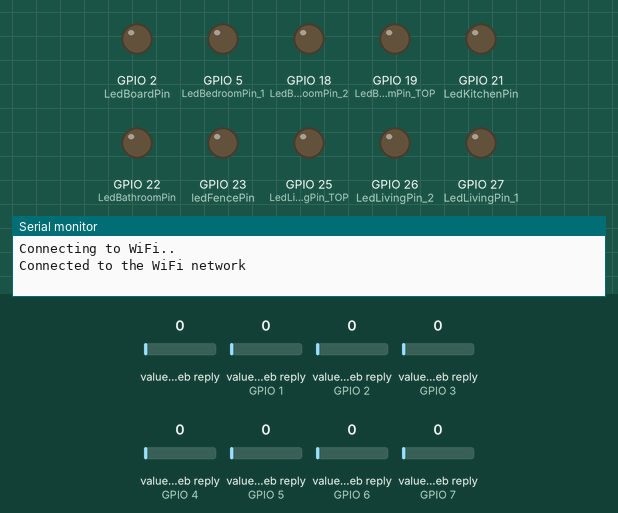
Recording of a sketch running on a simulated ESP32. Parts: output pins drawn as LEDs (lit = HIGH), the last lines printed to the serial monitor. Dashed ring = blinking. The test bench sets the inputs (shaded band); at power-on: value in the web reply (sensors on GPIO 6, GPIO 1, GPIO 2, GPIO 3, GPIO 4, GPIO 5, GPIO 7) 0, value in the web reply 0. WiFi joins after 1.5 s; servers stay silent unless stated; web services answer with replies made up by the test bench.

Above: at 4.0 s.
4.1 s: value in the web reply (sensor on GPIO 6) set to 2
At 8.9 s:
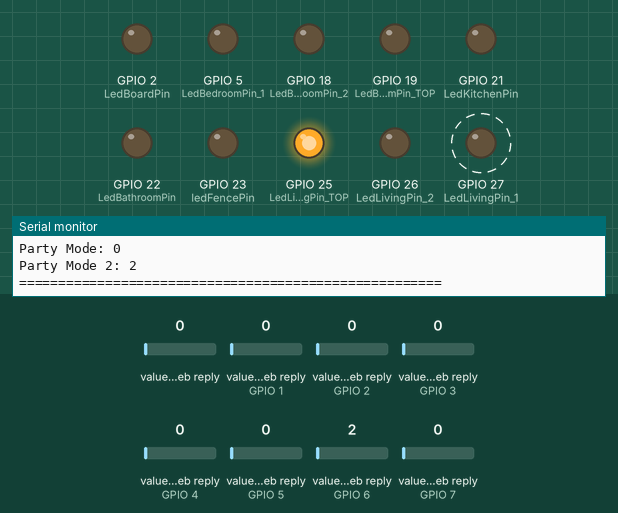
At 9.5 s:
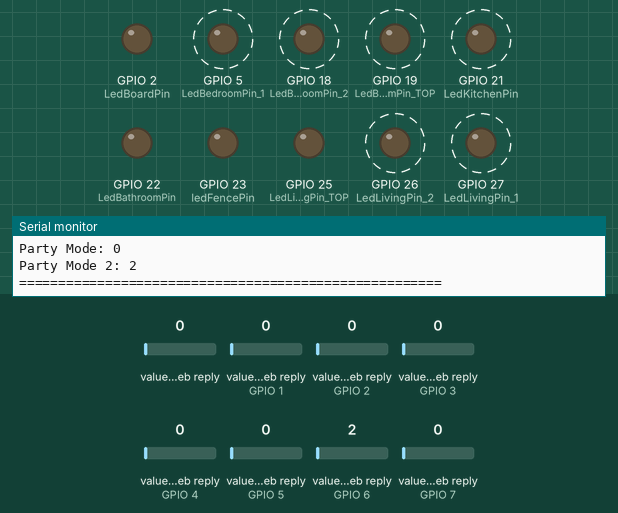
Timing chart, 0 to 16.4 s (numbered marks = the images above; inputs shaded):
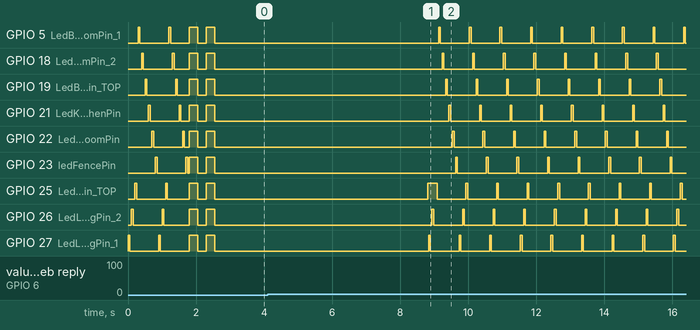

The sketch:

main.ino
```cpp
#include "DHT.h"
#include "WiFi.h"
#include "ThingSpeak.h"

#define LedBoardPin 2
#define LedLivingPin_1 27
#define LedLivingPin_2 26
#define LedLivingPin_TOP 25

#define LedBedroomPin_1 5
#define LedBedroomPin_2 18
#define LedBedroomPin_TOP 19

#define LedKitchenPin 21
#define LedBathroomPin 22
#define ledFencePin 23
#define DHTPIN 4
#define MQ2 39
#define DHTTYPE DHT11

DHT dht(DHTPIN, DHTTYPE);
int sendDelay = 6000;
const char *writeAPIKEY1 = "LH7K1MEFCPZSWTG6";
const char *writeAPIKEY2 = "SAO78WRQE8QGIO2H";
const char *ssid = "IoTAD01";
const char *password = "ccsadmin";
unsigned long myChannelNumber1 = 1845410;
unsigned long myChannelNumber2 = 1848263;
WiFiClient client;
int partyMode = 0;
int partyMode2 = 0;

void Wifi_init()
{
    WiFi.begin(ssid, password);
    Serial.println("Connecting to WiFi..");
    while (WiFi.status() != WL_CONNECTED)
    {
        connecting();
    }
    Standby();
    Serial.println("Connected to the WiFi network");
}

// the setup function runs once when you press reset or power the board
void setup()
{
    // LED On board
    pinMode(LedBoardPin, OUTPUT);
    // Liveing Room
    // โคมไฟห้องนั่งเล่น
    pinMode(LedLivingPin_1, OUTPUT);
    pinMode(LedLivingPin_2, OUTPUT);
    // TopLed
    pinMode(LedLivingPin_TOP, OUTPUT);
    // Bedroom
    // โคมไฟหัวเตียง
    pinMode(LedBedroomPin_1, OUTPUT);
    pinMode(LedBedroomPin_2, OUTPUT);
    // TopLed
    pinMode(LedBedroomPin_TOP, OUTPUT);
    // Kitchen
    pinMode(LedKitchenPin, OUTPUT);
    // Bathroom
    pinMode(LedBathroomPin, OUTPUT);
    // Fence
    pinMode(ledFencePin, OUTPUT);
    // DHT11
    pinMode(MQ2, INPUT);
    Serial.begin(115200);
    ThingSpeak.begin(client);
    dht.begin();
    Wifi_init();
}

void loop()
{
    for (int i = 0; i < 2; i++)
    {
        delay(sendDelay);
        Serial.println("Reading data to ThingSpeak...");
        Client_read1();
        Client_read2();
    }
    Client_send1();
    Cliend_send2();
}

void Client_send1()
{
    ThingSpeak.setField(1, digitalRead(LedKitchenPin));
    ThingSpeak.setField(2, digitalRead(LedBathroomPin));
    ThingSpeak.setField(3, digitalRead(LedBedroomPin_TOP));
    ThingSpeak.setField(4, digitalRead(LedBedroomPin_1));
    ThingSpeak.setField(5, digitalRead(LedBedroomPin_2));
    ThingSpeak.setField(6, digitalRead(LedLivingPin_TOP));
    ThingSpeak.setField(7, digitalRead(LedLivingPin_1));
    ThingSpeak.setField(8, digitalRead(LedLivingPin_2));
    int x = ThingSpeak.writeFields(myChannelNumber1, writeAPIKEY1);
    if (x == 200)
    {
        Serial.println("#1 Channel update successful.");
    }
    else
    {
        Serial.println("#1 Problem updating channel. HTTP error code " + String(x));
    }
}

void Cliend_send2()
{
    ThingSpeak.setField(1, digitalRead(ledFencePin));
    ThingSpeak.setField(2, dht.readTemperature());
    ThingSpeak.setField(3, dht.readHumidity());
    ThingSpeak.setField(4, map(analogRead(MQ2), 0, 1023, 0, 100));
    ThingSpeak.setField(5, partyMode);
    ThingSpeak.setField(6, partyMode2);

    int x = ThingSpeak.writeFields(myChannelNumber2, writeAPIKEY2);
    if (x == 200)
    {
        Serial.println("#2 Channel update successful.");
    }
    else
    {
        Serial.println("#2 Problem updating channel. HTTP error code " + String(x));
    }
}

void Client_read1()
{
    int statusCode = ThingSpeak.readMultipleFields(myChannelNumber1, writeAPIKEY1);
    Serial.println("Status code Channal #1 : " + String(statusCode));
    Serial.println("Field 1: " + String(ThingSpeak.getFieldAsInt(1)));
    Serial.println("Field 2: " + String(ThingSpeak.getFieldAsInt(2)));
    Serial.println("Field 3: " + String(ThingSpeak.getFieldAsInt(3)));
    Serial.println("Field 4: " + String(ThingSpeak.getFieldAsInt(4)));
    Serial.println("Field 5: " + String(ThingSpeak.getFieldAsInt(5)));
    Serial.println("Field 6: " + String(ThingSpeak.getFieldAsInt(6)));
    Serial.println("Field 7: " + String(ThingSpeak.getFieldAsInt(7)));
    Serial.println("Field 8: " + String(ThingSpeak.getFieldAsInt(8)));
    Serial.println("======================================================");
    if (statusCode == 200)
    {

        if (int(ThingSpeak.getFieldAsInt(1)) == 0)
        {
            digitalWrite(LedKitchenPin, LOW);
        }
        else
        {
            digitalWrite(LedKitchenPin, HIGH);
        }

        if (int(ThingSpeak.getFieldAsInt(2)) == 0)
        {
            digitalWrite(LedBathroomPin, LOW);
        }
        else
        {
            digitalWrite(LedBathroomPin, HIGH);
        }

        if (int(ThingSpeak.getFieldAsInt(3)) == 0)
        {
            digitalWrite(LedBedroomPin_TOP, LOW);
        }
        else
        {
            digitalWrite(LedBedroomPin_TOP, HIGH);
        }

        if (int(ThingSpeak.getFieldAsInt(4)) == 0)
        {
            digitalWrite(LedBedroomPin_1, LOW);
        }
        else
        {
            digitalWrite(LedBedroomPin_1, HIGH);
        }

        if (int(ThingSpeak.getFieldAsInt(5)) == 0)
        {
            digitalWrite(LedBedroomPin_2, LOW);
        }
        else
        {
            digitalWrite(LedBedroomPin_2, HIGH);
        }

        if (int(ThingSpeak.getFieldAsInt(6)) == 0)
        {
            digitalWrite(LedLivingPin_TOP, LOW);
        }
        else
        {
            digitalWrite(LedLivingPin_TOP, HIGH);
        }
        if (int(ThingSpeak.getFieldAsInt(7)) == 0)
        {
            digitalWrite(LedLivingPin_1, LOW);
        }
        else
        {
            digitalWrite(LedLivingPin_1, HIGH);
        }

        if (int(ThingSpeak.getFieldAsInt(8)) == 0)
        {
            digitalWrite(LedLivingPin_2, LOW);
        }
        else
        {
            digitalWrite(LedLivingPin_2, HIGH);
        }
    }
}

void Client_read2()
{
    int statusCode = ThingSpeak.readMultipleFields(myChannelNumber2, writeAPIKEY2);
    Serial.println("Status code Channal #2: " + String(statusCode));
    if (statusCode == 200)
    {
        Serial.println("Field 1: " + String(ThingSpeak.getFieldAsInt(1)));
        Serial.println("Temperature: " + String(ThingSpeak.getFieldAsFloat(2)) + " C");
        Serial.println("Humidity: " + String(ThingSpeak.getFieldAsFloat(3)) + " %");
        Serial.println("Smoke: " + String(ThingSpeak.getFieldAsFloat(4)) + " %");
        Serial.println("Party Mode: " + String(ThingSpeak.getFieldAsInt(5)));
        Serial.println("Party Mode 2: " + String(ThingSpeak.getFieldAsInt(6)));
        Serial.println("======================================================");
        if (int(ThingSpeak.getFieldAsInt(1)) == 0)
        {
            digitalWrite(ledFencePin, LOW);
        }
        else
        {
            digitalWrite(ledFencePin, HIGH);
        }
        if (int(ThingSpeak.getFieldAsInt(5)) == 0)
        {
            partyMode = 0;
        }
        else
        {
            partyMode = 1;
            partyTime();
        }
        if (int(ThingSpeak.getFieldAsInt(6)) == 0)
        {
            partyMode2 = 0;
        }
        else
        {
            partyMode2 = 1;
            partyTime2();
        }
    }
}

void Standby()
{
    for (int i = 0; i < 2; i++)
    {
        digitalWrite(LedLivingPin_1, HIGH);
        digitalWrite(LedLivingPin_2, HIGH);
        digitalWrite(LedLivingPin_TOP, HIGH);
        digitalWrite(LedBedroomPin_1, HIGH);
        digitalWrite(LedBedroomPin_2, HIGH);
        digitalWrite(LedBedroomPin_TOP, HIGH);
        digitalWrite(LedKitchenPin, HIGH);
        digitalWrite(LedBathroomPin, HIGH);
        digitalWrite(ledFencePin, HIGH);
        delay(250);
        digitalWrite(LedLivingPin_1, LOW);
        digitalWrite(LedLivingPin_2, LOW);
        digitalWrite(LedLivingPin_TOP, LOW);
        digitalWrite(LedBedroomPin_1, LOW);
        digitalWrite(LedBedroomPin_2, LOW);
        digitalWrite(LedBedroomPin_TOP, LOW);
        digitalWrite(LedKitchenPin, LOW);
        digitalWrite(LedBathroomPin, LOW);
        digitalWrite(ledFencePin, LOW);
        delay(250);
    }
}

void connecting()
{
    digitalWrite(LedLivingPin_1, HIGH);
    delay(50);
    digitalWrite(LedLivingPin_1, LOW);
    delay(50);
    digitalWrite(LedLivingPin_2, HIGH);
    delay(50);
    digitalWrite(LedLivingPin_2, LOW);
    delay(50);
    digitalWrite(LedLivingPin_TOP, HIGH);
    delay(50);
    digitalWrite(LedLivingPin_TOP, LOW);
    delay(50);
    digitalWrite(LedBedroomPin_1, HIGH);
    delay(50);
    digitalWrite(LedBedroomPin_1, LOW);
    delay(50);
    digitalWrite(LedBedroomPin_2, HIGH);
    delay(50);
    digitalWrite(LedBedroomPin_2, LOW);
    delay(50);
    digitalWrite(LedBedroomPin_TOP, HIGH);
    delay(50);
    digitalWrite(LedBedroomPin_TOP, LOW);
    delay(50);
    digitalWrite(LedKitchenPin, HIGH);
    delay(50);
    digitalWrite(LedKitchenPin, LOW);
    delay(50);
    digitalWrite(LedBathroomPin, HIGH);
    delay(50);
    digitalWrite(LedBathroomPin, LOW);
    delay(50);
    digitalWrite(ledFencePin, HIGH);
    delay(50);
    digitalWrite(ledFencePin, LOW);
    delay(50);
}

void partyTime()
{
    if (partyMode == 1)
    {
        for (int i = 0; i < 20; i++)
        {
            digitalWrite(LedLivingPin_1, HIGH);
            digitalWrite(LedLivingPin_2, HIGH);
            digitalWrite(LedLivingPin_TOP, HIGH);
            digitalWrite(LedBedroomPin_1, HIGH);
            digitalWrite(LedBedroomPin_2, HIGH);
            digitalWrite(LedBedroomPin_TOP, HIGH);
            digitalWrite(LedKitchenPin, HIGH);
            digitalWrite(LedBathroomPin, HIGH);
            digitalWrite(ledFencePin, HIGH);
            delay(250);
            digitalWrite(LedLivingPin_1, LOW);
            digitalWrite(LedLivingPin_2, LOW);
            digitalWrite(LedLivingPin_TOP, LOW);
            digitalWrite(LedBedroomPin_1, LOW);
            digitalWrite(LedBedroomPin_2, LOW);
            digitalWrite(LedBedroomPin_TOP, LOW);
            digitalWrite(LedKitchenPin, LOW);
            digitalWrite(LedBathroomPin, LOW);
            digitalWrite(ledFencePin, LOW);
            delay(250);
        }
        Client_read2();
    }
}

void partyTime2()
{
    if (partyMode2 == 1)
    {
        for (int i = 0; i < 20; i++)
        {
            digitalWrite(LedLivingPin_1, HIGH);
            delay(50);
            digitalWrite(LedLivingPin_1, LOW);
            delay(50);
            digitalWrite(LedLivingPin_2, HIGH);
            delay(50);
            digitalWrite(LedLivingPin_2, LOW);
            delay(50);
            digitalWrite(LedLivingPin_TOP, HIGH);
            delay(50);
            digitalWrite(LedLivingPin_TOP, LOW);
            delay(50);
            digitalWrite(LedBedroomPin_1, HIGH);
            delay(50);
            digitalWrite(LedBedroomPin_1, LOW);
            delay(50);
            digitalWrite(LedBedroomPin_2, HIGH);
            delay(50);
            digitalWrite(LedBedroomPin_2, LOW);
            delay(50);
            digitalWrite(LedBedroomPin_TOP, HIGH);
            delay(50);
            digitalWrite(LedBedroomPin_TOP, LOW);
            delay(50);
            digitalWrite(LedKitchenPin, HIGH);
            delay(50);
            digitalWrite(LedKitchenPin, LOW);
            delay(50);
            digitalWrite(LedBathroomPin, HIGH);
            delay(50);
            digitalWrite(LedBathroomPin, LOW);
            delay(50);
            digitalWrite(ledFencePin, HIGH);
            delay(50);
            digitalWrite(ledFencePin, LOW);
            delay(50);
        }
        Client_read2();
    }
}
```

Measured:
- after the input at 4.1 s, GPIO 5 (LedBedroomPin_1): alternates HIGH for 0.05 s and LOW for 0.85 s, starting after 5.0 s; GPIO 18 (LedBedroomPin_2): alternates HIGH for 0.05 s and LOW for 0.85 s, starting after 5.1 s
